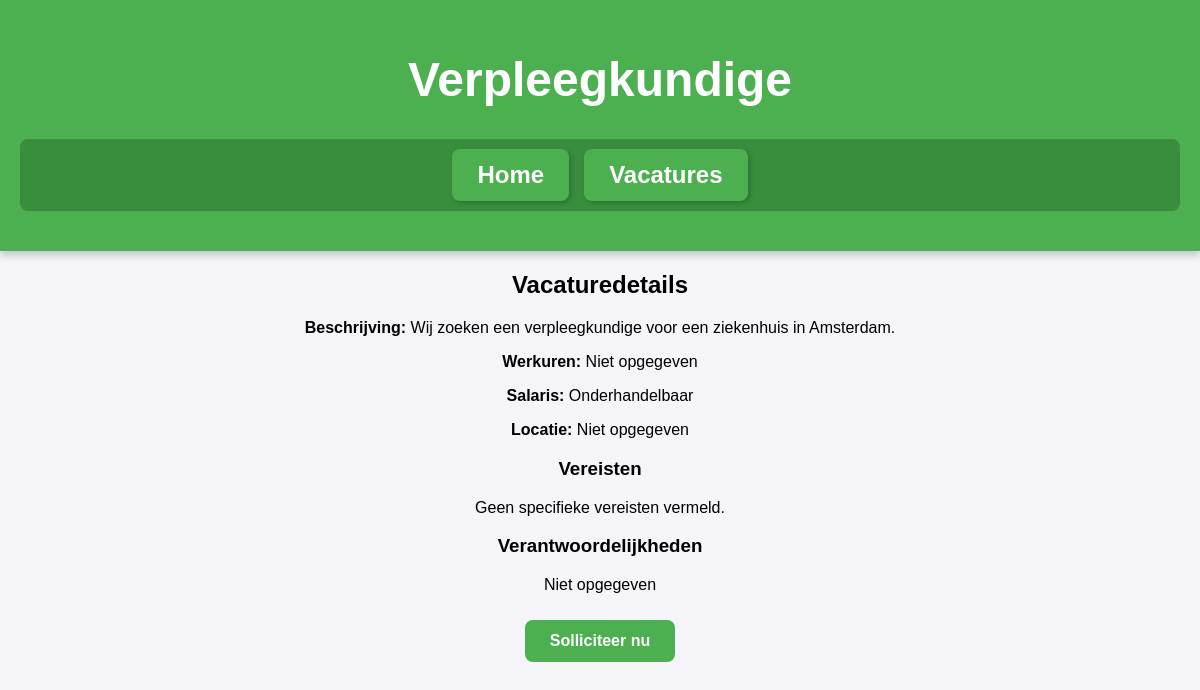
Screenshot of /vacature/1 with the database file from the repository.
### app.py (models this page shows)
class Vacature(db.Model):
    id = db.Column(db.Integer, primary_key=True)
    titel = db.Column(db.String(100), nullable=False)
    beschrijving = db.Column(db.Text, nullable=False)

### app.py (the view)
@app.route('/vacature/<int:id>')
def vacature_details(id):
    vacature = Vacature.query.get_or_404(id)
    return render_template('vacature_details.html', vacature=vacature)

### templates/vacature_details.html (shortened to what this page needs)
<!DOCTYPE html>
<html lang="nl">
<head>
    <link rel="stylesheet" href="{{ url_for('static', filename='styles.css') }}">
</head>
<body>
    <header>
        <h1>{{ vacature.titel }}</h1>
        <nav>
            <a href="{{ url_for('index') }}">Home</a>
            <a href="{{ url_for('vacatures') }}">Vacatures</a>
        </nav>
    </header>
    <main>
        <h2>Vacaturedetails</h2>
        <p><strong>Beschrijving:</strong> {{ vacature.beschrijving }}</p>
        <p><strong>Werkuren:</strong> {{ vacature.werkuren or 'Niet opgegeven' }}</p>
        <p><strong>Salaris:</strong> {{ vacature.salaris or 'Onderhandelbaar' }}</p>
        <p><strong>Locatie:</strong> {{ vacature.locatie or 'Niet opgegeven' }}</p>
        <h3>Vereisten</h3>
        <p>{{ vacature.vereisten or 'Geen specifieke vereisten vermeld.' }}</p>
        <h3>Verantwoordelijkheden</h3>
        <p>{{ vacature.verantwoordelijkheden or 'Niet opgegeven' }}</p>
        <a href="{{ url_for('solliciteren', id=vacature.id) }}" class="solliciteer-knop">Solliciteer nu</a>
    </main>
</body>
</html>

### static/styles.css (style rules this page uses)
body { font-family: Arial, sans-serif; background-color: #f4f4f9; margin: 0; padding: 0; text-align: center; animation: fadeIn 1s ease-in-out; }
header { background-color: #4CAF50; color: white; padding: 20px; text-align: center; font-size: 1.5em; box-shadow: 0 4px 8px rgba(0, 0, 0, 0.2); }
nav { display: flex; justify-content: center; gap: 15px; margin: 20px 0; padding: 10px; background-color: #388E3C; border-radius: 8px; }
nav a { display: inline-block; padding: 12px 25px; background-color: #4CAF50; color: white; text-decoration: none; border-radius: 8px; font-weight: bold; transition: background-color 0.3s, transform 0.2s; box-shadow: 2px 2px 5px rgba(0, 0, 0, 0.2); }
main { margin: 20px; padding-bottom: 60px; }
.solliciteer-knop { display: inline-block; padding: 12px 25px; background-color: #4CAF50; color: white; text-decoration: none; border-radius: 8px; margin-top: 10px; font-weight: bold; transition: background-color 0.3s, transform 0.2s; }

### rows the page displays
Vacature: titel "Verpleegkundige", beschrijving "Wij zoeken een verpleegkundige voor een ziekenhuis in Amsterdam."

### other values shown
{{ vacature.werkuren or 'Niet opgegeven' }} "Niet opgegeven"
{{ vacature.salaris or 'Onderhandelbaar' }} "Onderhandelbaar"
{{ vacature.locatie or 'Niet opgegeven' }} "Niet opgegeven"
{{ vacature.vereisten or 'Geen specifieke vereisten vermeld.' }} "Geen specifieke vereisten vermeld."
{{ vacature.verantwoordelijkheden or 'Niet opgegeven' }} "Niet opgegeven"
